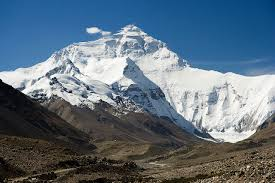
#> input picture download.jpg, 275 x 183 px
$ python L8.py
#> lines starting #> are read from the running program, lines starting #| are printed output that depends on the picture
import cv2
import matplotlib.pyplot as plt

image = cv2.imread("download.jpg")
#> image is the input picture: shape (183, 275, 3); mean B, G, R 126.3, 112.3, 95.3

image_rgb= cv2.cvtColor(image, cv2.COLOR_BGR2RGB)
image_gray= cv2.cvtColor(image, cv2.COLOR_BGR2GRAY)
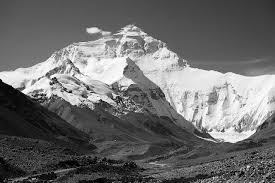
#> image_gray: shape (183, 275); min 0, max 255, mean 108.8

plt.imshow(image_rgb)
plt.title('RGB Image')
plt.show()

plt.imshow(image_gray, cmap='gray')
plt.title('Grayscale Image')
plt.show()

cropped_image= image_gray[100:300, 200:400]
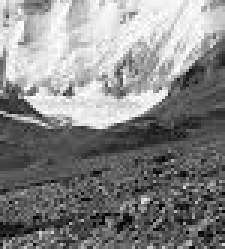
#> cropped_image: shape (83, 75) (shown 3 times larger); min 2, max 255, mean 133.5
plt.imshow(cropped_image, cmap='gray')
plt.title('Cropped Gray Image')
plt.show()

cropped_rgb= image_rgb[100:300, 200:400]
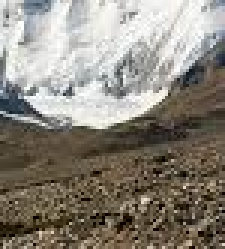
#> cropped_rgb: shape (83, 75, 3) (shown 3 times larger); mean R, G, B 138.7, 132.9, 122.8
plt.imshow(cropped_rgb)
plt.title('Cropped RGB Image')
plt.show()
